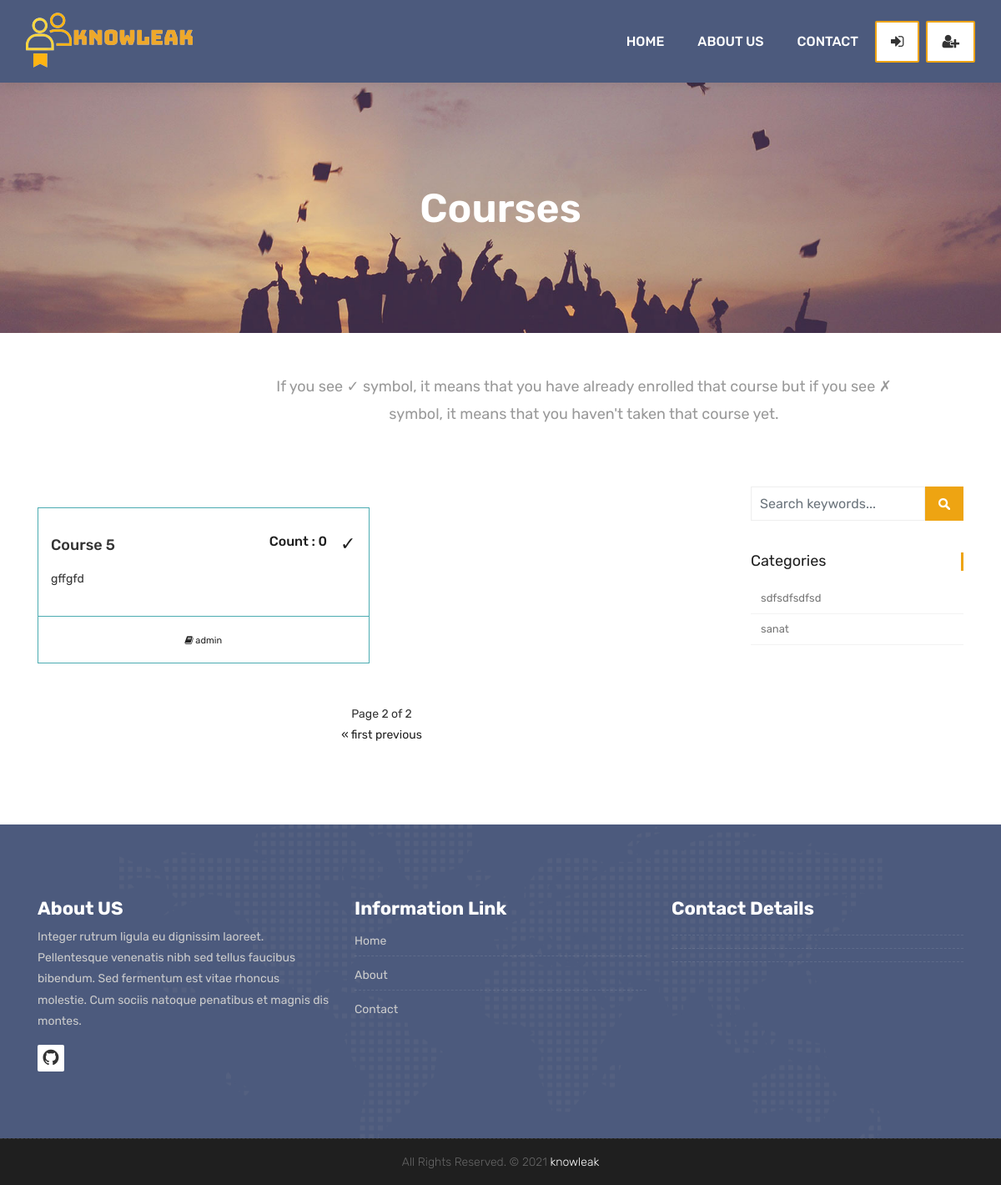
/courses/?page=2, run on an earlier commit of the app's database.
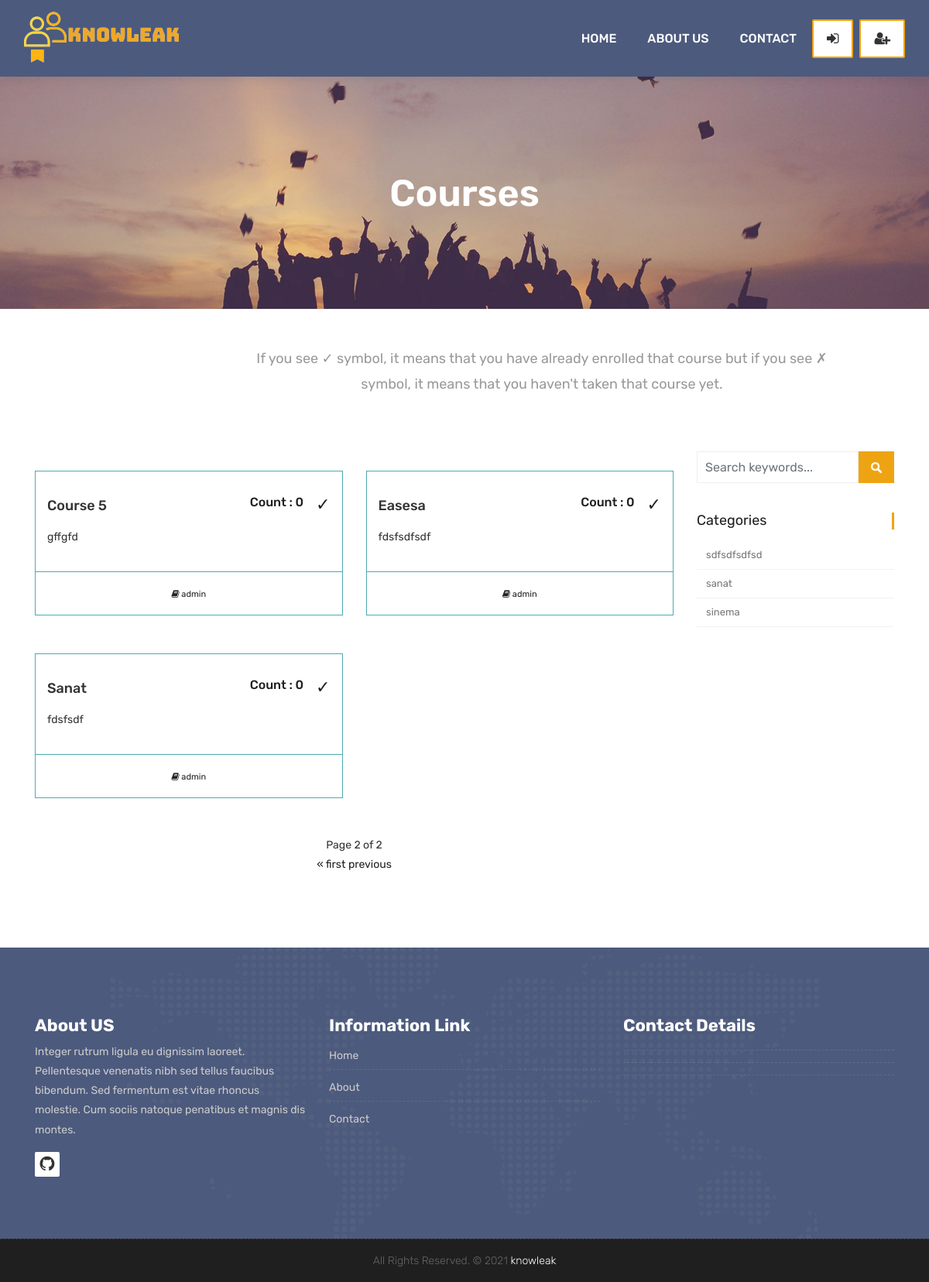
And on a later commit of the database.
### courses/models.py (models this page shows, shortened)
class Course(models.Model):
    teacher = models.ForeignKey(User, null=False, on_delete=models.CASCADE)
    name = models.CharField(max_length=25, unique=True)
    category = models.ForeignKey(Category, null=True, on_delete=models.DO_NOTHING)
    students = models.ManyToManyField(User, blank=True, related_name='courses_joined')
    description = models.TextField(blank=True, null=True)
    image = models.ImageField(blank=True, upload_to="courses", default="courses/default_course_image.jpg")
    token = models.IntegerField()
    zoom_link=models.TextField(null=True)
    zoom_password=models.TextField(null=True)
    available = models.BooleanField(default=True)

class Category(models.Model):
    name = models.CharField(max_length=50, null=True)
    slug = models.SlugField(max_length=50, unique=True, null=True)

### accounts/models.py (models this page shows)
class User(AbstractBaseUser,PermissionsMixin):
    first_name = models.CharField(max_length=150, blank=True)
    last_name = models.CharField(max_length=150, blank=True)
    username = models.CharField(max_length=150, unique=True)
    password = models.CharField(max_length=150)
    email = models.EmailField(_('email address'), unique=True)
    start_date = models.DateTimeField(default=timezone.now)
    token = models.IntegerField(default=0)
    is_staff = models.BooleanField(default=False)
    is_active = models.BooleanField(default=True)
    is_superuser = models.BooleanField(default=False)
    is_teacher = models.BooleanField(default=False)
    objects = CustomAccountManager()
    USERNAME_FIELD = 'username'
    REQUIRED_FIELDS = ['email', 'first_name', 'last_name']
    def __str__(self):
        return self.username

### courses/views.py (the view)
# urls.py: path('', views.course_list, name="courses"),
def course_list(request, category_name=None):
    category_page = None
    categories = Category.objects.all()
    current_user = request.user
    if category_name != None:
        category_page = get_object_or_404(Category, slug=category_name)
        courses = Course.objects.filter(available=True, category= category_page)
    else:
        courses = Course.objects.all()
    page = request.GET.get('page', 1)
    paginator = Paginator(courses, 4)
    try:
        courses = paginator.page(page)
    except PageNotAnInteger:
        courses = paginator.page(1)
    except EmptyPage:
        courses = paginator.page(paginator.num_pages)
    if current_user.is_authenticated:
        enrolled_courses = current_user.courses_joined.all()
    else:
        enrolled_courses = courses
    context = {
        'courses': courses,
        'enrolled_courses': enrolled_courses,
        'user' : current_user,
        'categories': categories,
    }
    return render(request, 'courses.html', context)

### templates/courses.html (shortened to what this page needs)
{% extends 'partials/_base.html' %}
{% load static %}
{% block content %}
	<div class="all-title-box">
		<div class="container text-center">
			<h1>Courses</span></h1>
		</div>
	</div>
	<div class="section-title text-center mt-5 mb-0">
		<div class="col-md-8 offset-md-3 ">
			<p>If you see ✓ symbol, it means that you have already enrolled that course but if you see ✗ symbol, it means that you haven't taken that course yet. </p>
		</div>
	</div>
    <div id="overviews" class="section wb">
        <div class="container">
            <div class="row">
                <div class="col-lg-9 blog-post-single">
                    <div class="row">
						{% for course in courses %}
                        <div class="col-lg-6 col-md-6 col-12 mb-4">
                            <div class="course-item">
                                <div class="image-blog text-center">
                                </div>
                                <div class="course-br">
                                    <div class="course-title">
                                        <h2>
											<div>
												<a href="{% url 'course_detail' course.id %}" title="">{{course.name}}</a>
												<div style="float: right; display: flex;">
													<div class="mr-3 h6">Count : {{course.students.count}}</div>
													{% if course in enrolled_courses %}
														<span class="is_enrolled">✓</span>
													{% else %}
														<span class="is_enrolled">✗</span>
													{% endif %}
												</div>
											</div>
										</h2>
                                    </div>
                                    <div class="course-desc">
                                        <p>{{course.description }}</p>
                                    </div>
                                </div>
                                <div class="course-meta-bot">
                                    <ul>
                                        <li><i class="fa fa-book" aria-hidden="true"></i> {{course.teacher}}</li>
                                    </ul>
                                </div>
                            </div>
                        </div>
						{% endfor %}
                    </div>
					<div class="container p-4 " >
						<div class="text-center">
							<span class="current">
								Page {{ courses.number }} of {{ courses.paginator.num_pages }}
							</span>
						</div>
						<div class="pagination justify-content-center">
							<span class="step-links">
							{% if courses.has_previous %}
								<a href="?page=1">&laquo; first</a>
								<a href="?page={{ courses.previous_page_number }}">previous</a>
							{% endif %}
							</span>
							</div>
						</div>
                </div>
				<div class="col-lg-3 col-12 right-single">
					<div class="widget-search">
						<div class="site-search-area">
							<form method="get" id="site-searchform" action="{% url 'search' %}">
								<div>
									<input class="input-text form-control" name="search" placeholder="Search keywords..." type="text">
									<input id="searchsubmit" value="Search" type="submit">
								</div>
							</form>
						</div>
					</div>
					<div class="widget-categories">
						<h3 class="widget-title">Categories</h3>
						<ul>
							{% for category in categories %}
								<li><a href="{% url 'courses_by_category' category.slug %}">{{category.name}}</a></li>
							{% endfor %}
						</ul>
					</div>
				</div>
            </div>
        </div>
    </div>
	{% endblock %}

### templates/partials/_base.html (shortened to what this page needs)
{% load static %}
<!DOCTYPE html>
<html lang="en">
    <link rel="stylesheet" href="{% static 'css/bootstrap.min.css' %}">
    <link rel="stylesheet" href="{% static 'style.css' %}">
    <link rel="stylesheet" href="{% static 'css/versions.css' %}">
    <link rel="stylesheet" href="{% static 'css/responsive.css' %}">
    <link rel="stylesheet" href="{% static 'css/custom.css' %}">
</head>
<body class="host_version">
    {% include 'partials/_navbar.html' %}
    {% block content %}
    {% endblock %}
    {% include 'partials/_footer.html' %}

### templates/partials/_navbar.html (shortened to what this page needs)
{% load static %}
<header class="top-navbar">
    <nav class="navbar navbar-expand-lg navbar-light bg-light">
        <div class="container-fluid">
            <a class="navbar-brand" href="{% url 'index' %}">
                <img src="{% static 'images/main.png' %}" style="width: 200px; margin-top: 5px;" alt="asdsadsad" />
            </a>
            <div class="collapse navbar-collapse" id="navbars-host">
                <ul class="navbar-nav ml-auto">
                    <li class="nav-item {% if '/' == request.path %} active {% endif %}"><a class="nav-link" href="{% url 'index' %}">Home</a></li>
                    <li class="nav-item {% if 'about' in request.path %} active {% endif %}"><a class="nav-link" href="{% url 'about' %}">About Us</a></li>
                    <li class="nav-item {% if 'contact' in request.path %} active {% endif %}"><a class="nav-link" href="{% url 'contact' %}">Contact</a></li>
                </ul>
                <ul class="nav navbar-nav navbar-right">
                    {% if user.is_authenticated %}
                        <li><a class="hover-btn-new log orange mr-2" href="{% url 'dashboard' %}"><span>{{user.username}}</span></a></li>
                        <li><a class="hover-btn-new log orange" href="javascript:{document.getElementById('logout').submit()}"><span><i class="fa fa-sign-out"></i></span></a>
                            <form action="{% url 'logout' %}" method="POST" id="logout">
                                {% csrf_token %}
                                <input type="hidden">
                            </form>
                        </li>
                        {% else %}
                        <li><a class="hover-btn-new log orange mr-2" href="{% url 'login' %}"><span><i class="fa fa-sign-in"></i></span></a></li>
                        <li><a class="hover-btn-new log orange" href="{% url 'register' %}"><span><i class="fa fa-user-plus"></i></span></a></li>
                    {% endif %}
                </ul>
            </div>
        </div>
    </nav>
</header>

### templates/partials/_footer.html (shortened to what this page needs)
{% load static %}
<footer class="footer">
    <div class="container">
        <div class="row">
            <div class="col-lg-4 col-md-4 col-xs-12">
                <div class="widget clearfix">
                    <div class="widget-title">
                        <h3>About US</h3>
                    </div>
                    <p> Integer rutrum ligula eu dignissim laoreet. Pellentesque venenatis nibh sed tellus faucibus bibendum. Sed fermentum est vitae rhoncus molestie. Cum sociis natoque penatibus et magnis dis montes.</p>
                    <div class="footer-right">
                        <ul class="footer-links-soi">
                            <li><a href="https://github.com/PostLog-343/Knowleak-frontend" target="_blank"><i class="fa fa-github"></i></a></li>
                        </ul>
                    </div>
                </div>
            </div>
            <div class="col-lg-4 col-md-4 col-xs-12">
                <div class="widget clearfix">
                    <div class="widget-title">
                        <h3>Information Link</h3>
                    </div>
                    <ul class="footer-links">
                        <li><a href="{% url 'index' %}">Home</a></li>
                        <li><a href="{% url 'about' %}">About</a></li>
                        <li><a href="{% url 'contact' %}">Contact</a></li>
                    </ul>
                </div>
            </div>
            <div class="col-lg-4 col-md-4 col-xs-12">
                <div class="widget clearfix">
                    <div class="widget-title">
                        <h3>Contact Details</h3>
                    </div>
                    <ul class="footer-links">
                        <li><a href="mailto:#"></a></li>
                        <li><a href="#"></a></li>
                        <li></li>
                        <li></li>
                    </ul>
                </div>
            </div>
        </div>
    </div>
</footer>
<div class="copyrights">
    <div class="container">
        <div class="footer-distributed">
            <div class="footer-center">
                <p class="footer-company-name">All Rights Reserved. &copy; 2021 <a href="https://github.com/PostLog-343/Knowleak-frontend">knowleak</a></p>
            </div>
        </div>
    </div>
</div>
</body>
</html>

What changed in the data, as far as the page shows it:
added Course: name "Easesa", students.count "0", description "fdsfsdfsdf", teacher "admin"
added Course: name "Sanat", students.count "0", description "fdsfsdf", teacher "admin"
added Category: name "sinema"
